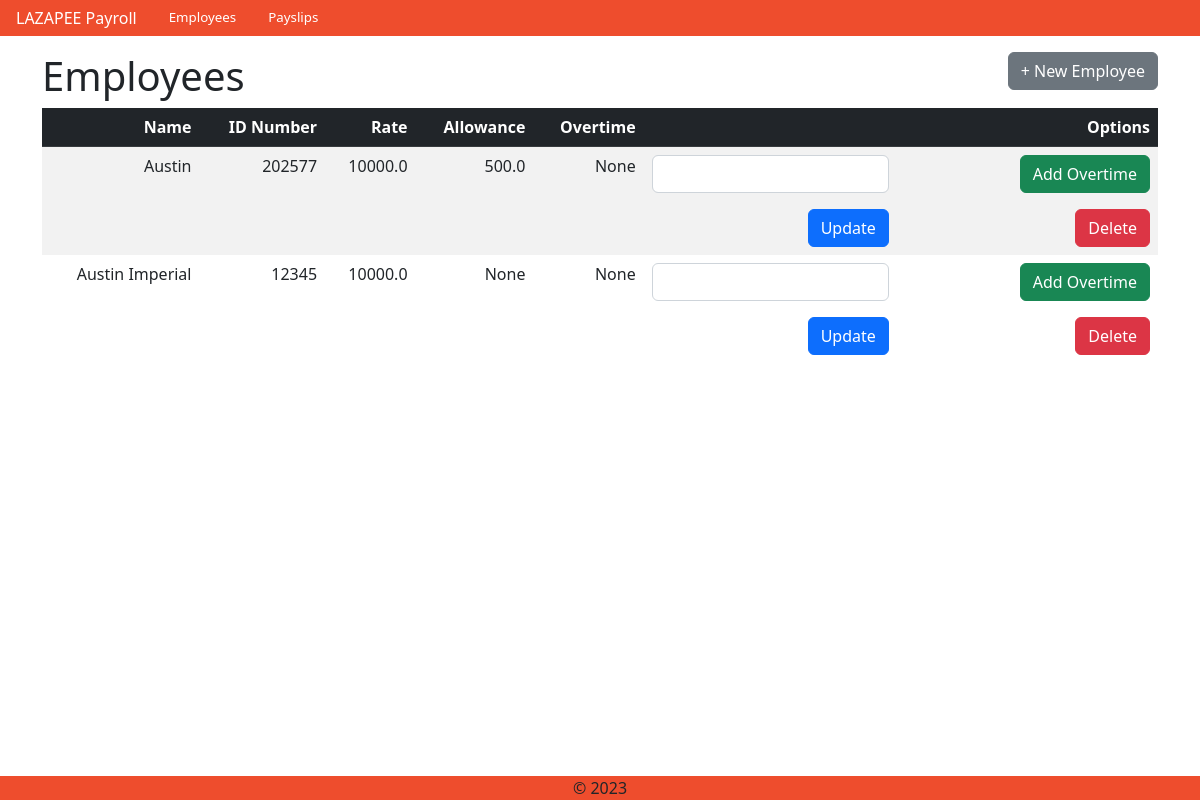
The page / on the database its author committed.
### payroll_app/models.py (models this page shows, shortened)
class Employee(models.Model):
    name = models.CharField(max_length=300)
    id_number = models.CharField(max_length=300, primary_key=True)
    rate = models.FloatField()
    overtime_pay = models.FloatField(null=True, blank=True)
    allowance = models.FloatField(null=True, blank=True)
    objects = models.Manager()

### payroll_app/views.py (the view)
# urls.py: path('', views.employees, name="employees"),
def employees(request):
    if request.method == "POST":
        id_number = request.POST.get('id_number')
        overtime_hours = float(request.POST.get('addOvertime'))
        employee = Employee.objects.get(pk=id_number)
        overtime = (employee.getRate() / 160) * 1.5 * overtime_hours
        if employee.overtime_pay:
            employee.overtime_pay += employee.overtime_pay + overtime
        else:
            employee.overtime_pay = overtime
        employee.save()
        return redirect("employees")
    else:
        employee_objs = Employee.objects.all()
        return render(request, 'payroll_app/employees.html',
                    {'employees': employee_objs})

### payroll_app/templates/payroll_app/employees.html (shortened to what this page needs)
{% extends 'payroll_app/base.html' %}
{% load static %}
{% block content %}
<div class="container text-center py-3">
<div class="row">
    <div class="col-6" style="text-align:left">
        <h1>Employees</h1>
    </div>
    <div class="col-6" style="text-align:right">
        <a href="{% url 'create_employee' %}" type="button" class="btn btn-secondary"> + New Employee </a>
    </div>
</div>
<table class="table table-striped table-hover mb-5" style="text-align:right">
    <thead class="table-dark">
        <th scope="col"> Name </th>
        <th scope="col"> ID Number </th>
        <th scope="col"> Rate </th>
        <th scope="col"> Allowance </th>
        <th scope="col"> Overtime </th>
        <th scope="col"> Options</th>
    </thead>
    <tbody>
        {% for e in employees %}
        <tr>
            <td> {{ e.name }} </td>
            <td> {{ e.id_number }} </td>
            <td> {{ e.rate }} </td>
            <td> {{ e.allowance }} </td>
            <td> {{ e.overtime_pay }} </td>
            <td>
                <form method="POST" action="{% url 'employees' %}"> {% csrf_token %}
                    <div class="row">
                      <div class="col-6">
                        <input type="number" id="addOvertime" name="addOvertime" class="form-control" required>
                      </div>
                      <div class="col-6">
                        <button type="submit" class="btn btn-success"> Add Overtime </a>
                      </div>
                    </div>
                </form>
                <div class="row">
                    <div class="col-6" style="text-align:right">
                        <a href="{% url 'update_employee' pk=e.pk %}" type="button" class="btn btn-primary"> Update </a>
                    </div>
                    <div class="col-6">
                        <a href="{% url 'delete_employee' pk=e.pk %}" type="button" class="btn btn-danger"> Delete </a>
                    </div>
                </div>
            </td>
        </tr>
        {% endfor %}
    </tbody>
</table>
</div>
{% endblock %}

### rows shown on the page
Employee: name "Austin", id_number "202577", rate "10000.0", allowance "500.0", overtime_pay "None"
Employee: name "Austin Imperial", id_number "12345", rate "10000.0", allowance "None", overtime_pay "None"
